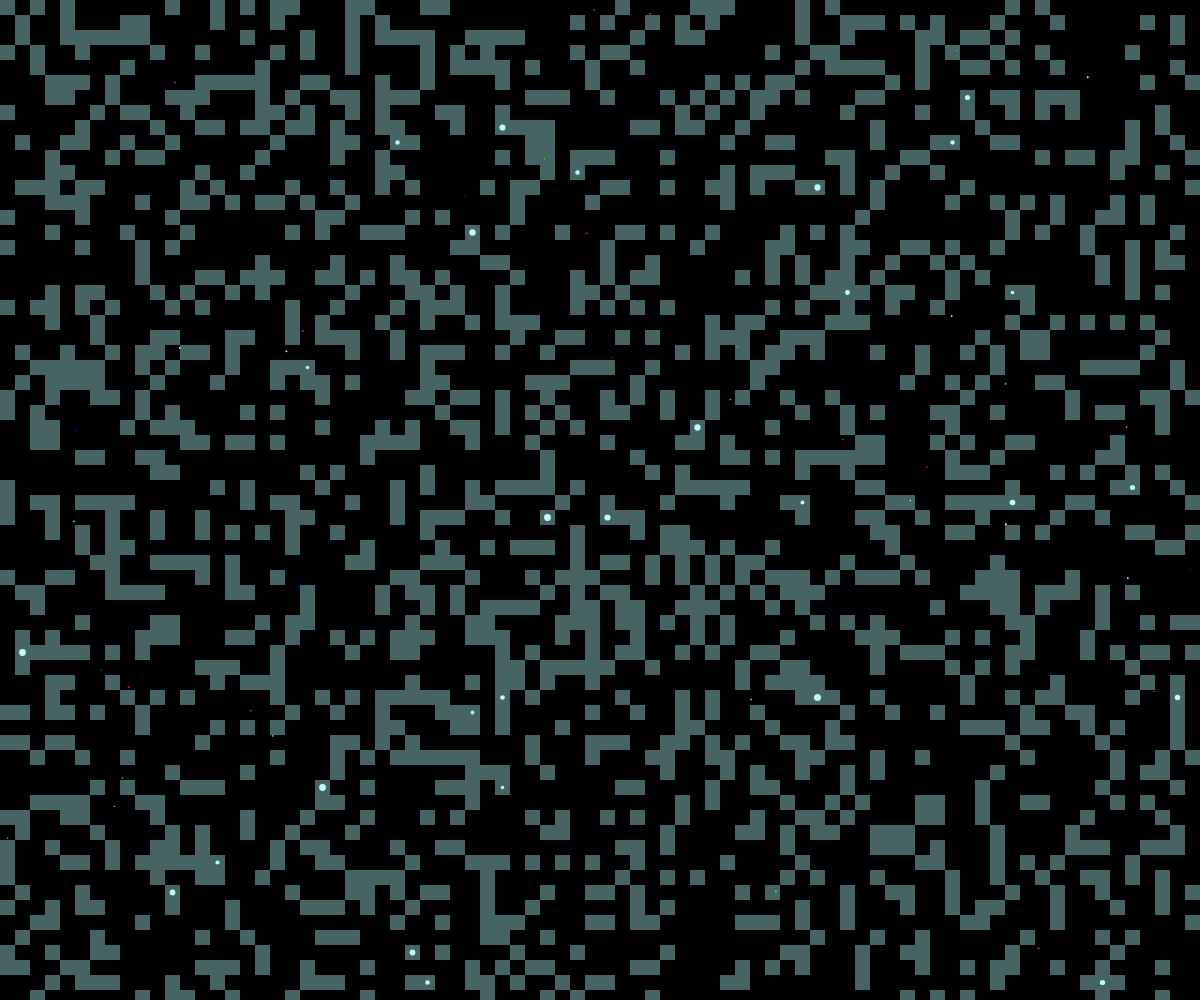
Frame 1 (no input)
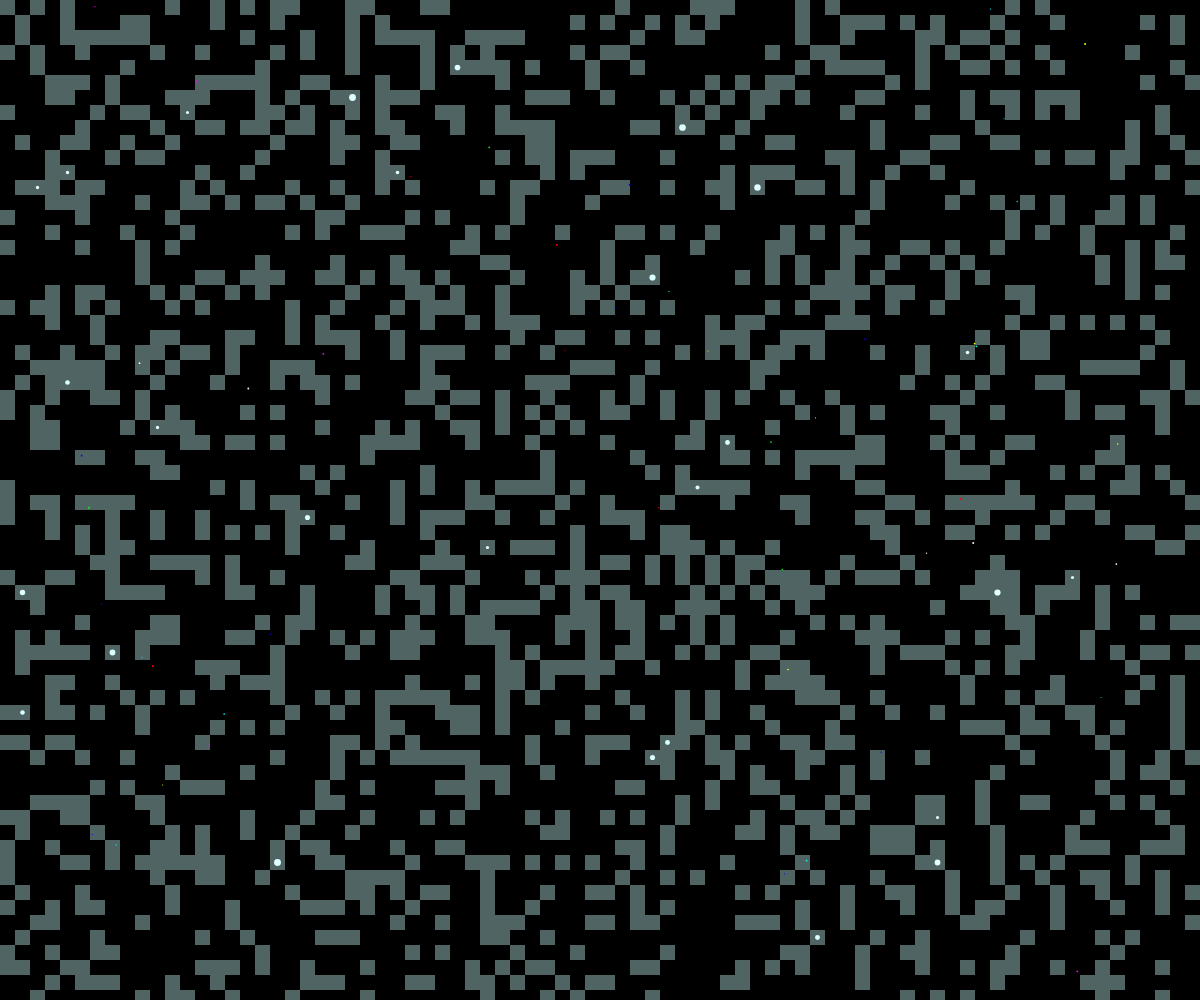
Frame 60 (no input)
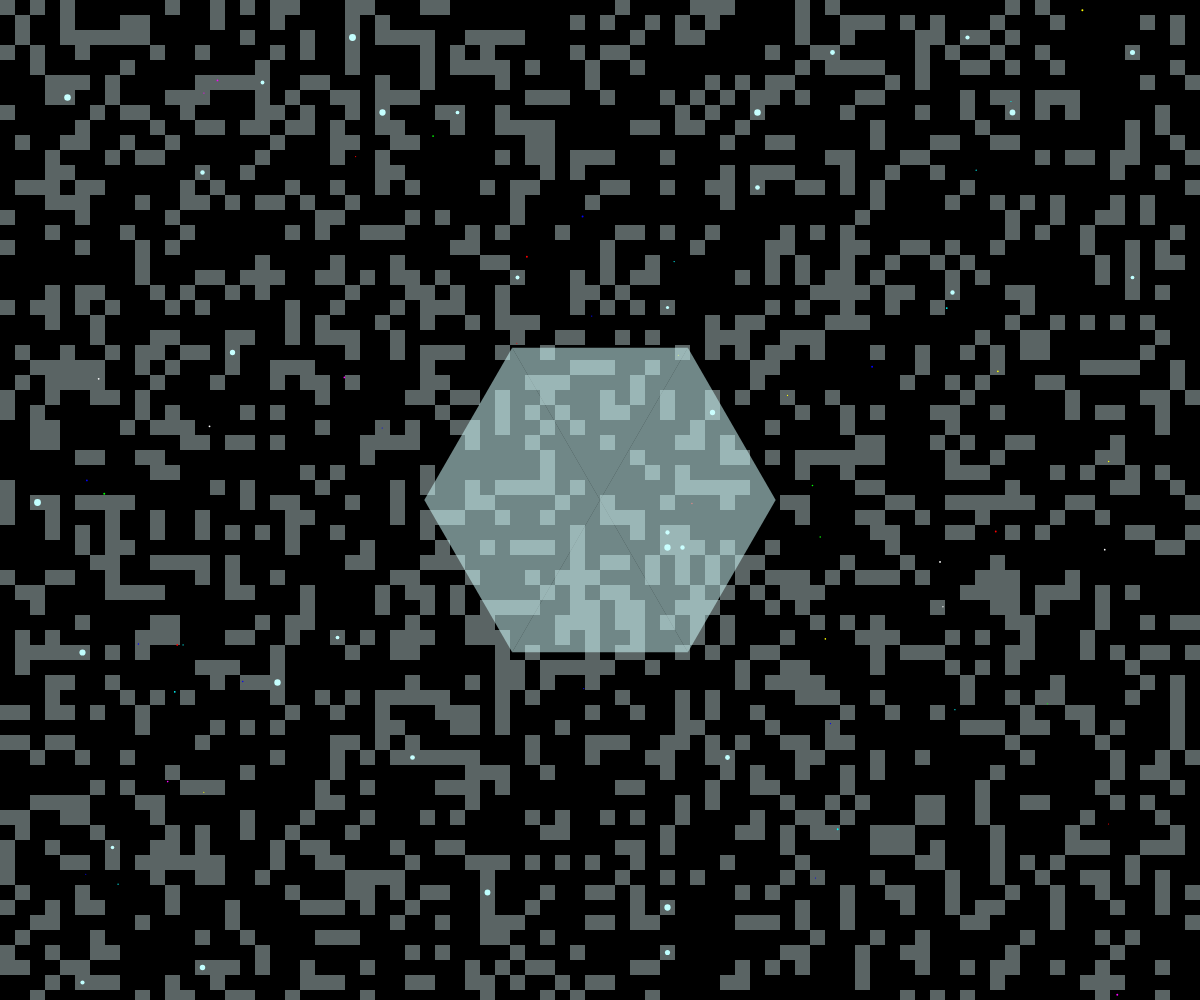
Frame 120 (the mouse pressed at the canvas centre since frame 60)

The p5.js sketch that drew these frames (run headless with seeded random() and noise() and a simulated clock; from frame 60 on, the mouse is pressed at the canvas centre):

// p5.js sketch
// ── sketch.js
let grid = [];
let particles = [];
let bursts = [];
let gridSize = 15;
let hueOffset = 0;

function setup() {
  createCanvas(windowWidth, windowHeight);
  noStroke();
  
  // Initialize grid
  for (let y = 0; y < height; y += gridSize) {
    for (let x = 0; x < width; x += gridSize) {
      grid.push({x, y, active: random() > 0.7});
    }
  }
  
  // Initialize particles
  for (let i = 0; i < 50; i++) {
    particles.push({
      x: random(width),
      y: random(height),
      size: random(1, 2),
      speed: random(0.3, 1),
      angle: random(TWO_PI),
      color: color(random([0, 255]), random([0, 255]), random([0, 255]))
    });
  }
}

function draw() {
  background(0);
  
  // Update hue offset for electric blue cycling
  hueOffset = (hueOffset + 0.5) % 360;
  
  // Draw grid
  for (let cell of grid) {
    if (cell.active) {
      // Use dynamic hue for neon glow effect in electric blue range
      let hue = (hueOffset + frameCount * 2) % 360;
      // Keep within electric blue range (180-240 degrees)
      hue = map(hue, 0, 360, 180, 240);
      fill(hue, 255, 255, 100);
      rect(cell.x, cell.y, gridSize, gridSize);
      
      // Add pixel clusters with vibrant electric blue
      if (random() > 0.98) {
        let clusterHue = (hueOffset + frameCount * 3 + random(60)) % 360;
        clusterHue = map(clusterHue, 0, 360, 180, 240);
        fill(clusterHue, 255, 255);
        ellipse(cell.x + gridSize/2, cell.y + gridSize/2, random(3, 7));
      }
    }
  }
  
  // Draw particles
  for (let p of particles) {
    p.x += cos(p.angle) * p.speed;
    p.y += sin(p.angle) * p.speed;
    
    if (p.x < 0 || p.x > width || p.y < 0 || p.y > height) {
      p.x = random(width);
      p.y = random(height);
    }
    
    fill(p.color);
    ellipse(p.x, p.y, p.size);
  }
  
  // Draw bursts
  for (let i = bursts.length - 1; i >= 0; i--) {
    let burst = bursts[i];
    burst.radius += burst.speed;
    burst.alpha -= 2;
    
    if (burst.alpha <= 0) {
      bursts.splice(i, 1);
      continue;
    }
    
    // Draw hexagonal modules with electric blue
    let burstHue = (hueOffset + frameCount * 4 + random(60)) % 360;
    burstHue = map(burstHue, 0, 360, 180, 240);
    fill(burstHue, 255, 255, burst.alpha);
    push();
    translate(burst.x, burst.y);
    
    for (let j = 0; j < 6; j++) {
      let angle = TWO_PI * j / 6;
      let x1 = cos(angle) * burst.radius;
      let y1 = sin(angle) * burst.radius;
      let x2 = cos(angle + TWO_PI/6) * burst.radius;
      let y2 = sin(angle + TWO_PI/6) * burst.radius;
      
      triangle(0, 0, x1, y1, x2, y2);
    }
    
    pop();
  }
  
  // Random grid activation
  if (random() > 0.99) {
    let idx = int(random(grid.length));
    grid[idx].active = true;
  }
}

function mousePressed() {
  // Create burst effect at mouse position
  bursts.push({
    x: mouseX,
    y: mouseY,
    radius: 0,
    speed: random(2, 4),
    alpha: 255
  });
}

function windowResized() {
  resizeCanvas(windowWidth, windowHeight);
}
